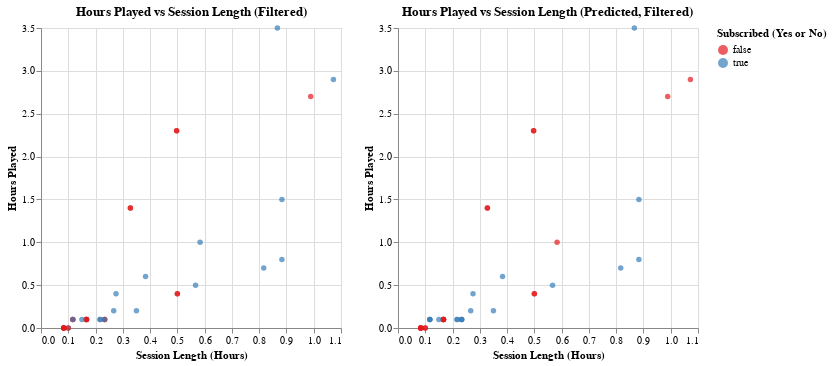

Source (notebook cell):
### Markdown cell above
We see from this confusion matrix that the classifier incorrectly predicted 7 subscribed observations as not subscribed and one non subscribed observation as subscribed. We are more interested in identifying observations that are subscribed, making this the positive label, and non-subscribed observations are treated as the negative label.

As a result of these predictions, the precision of the classifier when using K=2 is 100% (17/17) and the recall is 71% (17/(7+17)). Therefore, every observation that is predicted as subscribed is correct. However the classifier only identifies 71% of the actual positive observations and misses the remaining 29%. This means that the classifier makes a significant amount of false negatives (i.e., observations that are subscribed are incorrectly classified as not subscribed).

The lower recall could mean that the classifier is conservative when predicting the positive class (subscribed), as it avoids predicting subscribed unless it is very certain, which explains the high precision, but it fails to catch all positive (subscribed) observations. 

In a real life scenario, such as when game developers are predicting how many players will play their new game, prioritizing precision can maximize profit. A model with high precision ensures that the players predicted to play to game are likely to actually play. This would reduce the cost of any additional marketing or resources wasted to target players who are unlikely to play. On the other hand, a model with higher recall would help game developers anticipate the majority of players likely to join the game. This would allow them to prepare servers capable of accommodating an increased demand from players, which in turn would reduce the risk of the server crashing.

### Code cell
# Addressing outliers in the data that make visulaistion more difficult.

filtered_data_2 = players_sessions_test_predictions[
    (players_sessions_test_predictions["session_length_hours"] <= 1.2) &
    (players_sessions_test_predictions["played_hours"] <= 50)
]

# Generating a scatter plot visualising player's current subscription status, given 'played_hours' and 'session_length_hours'.
test_plot = alt.Chart(filtered_data_2, title="Hours Played vs Session Length (Filtered)").mark_circle().encode(
    x=alt.X("session_length_hours", title="Session Length (Hours)"),
    y=alt.Y("played_hours", title="Hours Played"),
    color=alt.Color("subscribe", title="Subscribed (Yes or No)"),
    tooltip=["session_length_hours", "played_hours"])

# Generating a scatter plot visualising player's predicted subscription status, given 'played_hours' and 'session_length_hours'.
test_predicted_plot = alt.Chart(filtered_data_2, title="Hours Played vs Session Length (Predicted, Filtered)").mark_circle().encode(
    x=alt.X("session_length_hours", title="Session Length (Hours)"),
    y=alt.Y("played_hours", title="Hours Played"),
    color=alt.Color("predicted", title="Subscribed (Yes or No)", scale=alt.Scale(scheme="set1")),
    tooltip=["session_length_hours", "played_hours"])

test_plot | test_predicted_plot

### Figure 1 — Vega-Lite specification as saved in the notebook (floating-point values rounded to 4 significant figures)
{"config": {"view": {"continuousWidth": 300, "continuousHeight": 300}}, "hconcat": [{"mark": {"type": "circle"}, "encoding": {"color": {"field": "subscribe", "title": "Subscribed (Yes or No)", "type": "nominal"}, "tooltip": [{"field": "session_length_hours", "type": "quantitative"}, {"field": "played_hours", "type": "quantitative"}], "x": {"field": "session_length_hours", "title": "Session Length (Hours)", "type": "quantitative"}, "y": {"field": "played_hours", "title": "Hours Played", "type": "quantitative"}}, "title": "Hours Played vs Session Length (Filtered)"}, {"mark": {"type": "circle"}, "encoding": {"color": {"field": "predicted", "scale": {"scheme": "set1"}, "title": "Subscribed (Yes or No)", "type": "nominal"}, "tooltip": [{"field": "session_length_hours", "type": "quantitative"}, {"field": "played_hours", "type": "quantitative"}], "x": {"field": "session_length_hours", "title": "Session Length (Hours)", "type": "quantitative"}, "y": {"field": "played_hours", "title": "Hours Played", "type": "quantitative"}}, "title": "Hours Played vs Session Length (Predicted, Filtered)"}], "data": {"name": "data-1a8c6f9eaf61c357048fb19dd3d2bfbf"}, "$schema": "https://vega.github.io/schema/vega-lite/v5.20.1.json", "datasets": {"data-1a8c6f9eaf61c357048fb19dd3d2bfbf": [{"hashedEmail": "e21a324ccf5c873bafe82e47d5137b36aa312ee4803eeb5cbc6cf945f9bb3f38", "session_length_hours": 0.1, "subscribe": true, "played_hours": 0.0, "predicted": false}, {"hashedEmail": "060aca80f8cfbf1c91553a72f4d5ec8034764b05ab59fe8e1cf0eee9a7b67967", "session_length_hours": 0.5, "subscribe": false, "played_hours": 0.4, "predicted": false}, {"hashedEmail": "5a340c0e3d1aa3e579efc625bd3e5bca7fc25f7115b68e9411f457464bfd3df4", "session_length_hours": 0.275, "subscribe": true, "played_hours": 0.4, "predicted": true}, {"hashedEmail": "ca20f724571080b997e0efa874b9611e9f280c1af5f68ff6231a9e5b5d79bcfe", "session_length_hours": 0.35, "subscribe": true, "played_hours": 0.2, "predicted": true}, {"hashedEmail": "6fa105fac7f4f37350f21830db78cde153d8edda41d6f4f2d48c9785d605c5e5", "session_length_hours": 0.1167, "subscribe": false, "played_hours": 0.1, "predicted": true}, {"hashedEmail": "90f1495942837b1cde67cc9e3119421e38183502a4c6dee304df3bf0c21e0dd0", "session_length_hours": 0.2667, "subscribe": true, "played_hours": 0.2, "predicted": true}, {"hashedEmail": "88247d9a46fc214a12485dcbcbb03a8ddebfe8c1ec5fe209cd660147625c8e62", "session_length_hours": 0.3278, "subscribe": false, "played_hours": 1.4, "predicted": false}, {"hashedEmail": "d3ca24e4d7fe8ffe2a821ebd3b841252950ca53e4d659a5f33b987e2cd42a1ec", "session_length_hours": 0.2333, "subscribe": false, "played_hours": 0.1, "predicted": true}, {"hashedEmail": "577aa5f15468252b1c6f32dcd515012923476292e30f95e6b4128c770e993f92", "session_length_hours": 0.1667, "subscribe": true, "played_hours": 0.1, "predicted": false}, {"hashedEmail": "1d2371d8a35c8831034b25bda8764539ab7db0f63938696917c447128a2540dd", "session_length_hours": 0.08333, "subscribe": false, "played_hours": 0.0, "predicted": false}, {"hashedEmail": "8eae13e0f5823d9c48fe7b89695ea231f96f644f664bcc74c5a07f7d0a1135bd", "session_length_hours": 0.5667, "subscribe": true, "played_hours": 0.5, "predicted": true}, {"hashedEmail": "d572f391d452b76ea2d7e5e53a3d38bfd7499c7399db299bd4fedb06a46ad5bb", "session_length_hours": 0.08333, "subscribe": false, "played_hours": 0.0, "predicted": false}, {"hashedEmail": "8e0aac3020b3fd9cdef4840b533b4b105aaf1ce1f6f2df3f328ba2a44cecfdc1", "session_length_hours": 1.072, "subscribe": true, "played_hours": 2.9, "predicted": false}, {"hashedEmail": "060aca80f8cfbf1c91553a72f4d5ec8034764b05ab59fe8e1cf0eee9a7b67967", "session_length_hours": 0.5, "subscribe": false, "played_hours": 0.4, "predicted": false}, {"hashedEmail": "0088b5e134c3f0498a18c7ea6b8d77b4b0ff1636fc93355ccc95b45423367832", "session_length_hours": 0.8833, "subscribe": true, "played_hours": 1.5, "predicted": true}, {"hashedEmail": "a1e0438d568b9c05a93cadaf99969e4d44794d19dea31edd723cbc916f878c33", "session_length_hours": 0.9889, "subscribe": false, "played_hours": 2.7, "predicted": false}, {"hashedEmail": "2917e2dacafed92d017b9f356ce90a442bea6e4ad59dbbb484a920398acb8974", "session_length_hours": 0.08333, "subscribe": false, "played_hours": 0.0, "predicted": false}, {"hashedEmail": "d3ca24e4d7fe8ffe2a821ebd3b841252950ca53e4d659a5f33b987e2cd42a1ec", "session_length_hours": 0.2333, "subscribe": false, "played_hours": 0.1, "predicted": true}, {"hashedEmail": "d51a8c57269fe347b4b7760ec29c420832cb36a11c47569a9200872831910c05", "session_length_hours": 0.8167, "subscribe": true, "played_hours": 0.7, "predicted": true}, {"hashedEmail": "8e98b6db2053af0bc0e62cd55bcea5a08f23986dec3d02ca520ea039517e6744", "session_length_hours": 0.1667, "subscribe": false, "played_hours": 0.1, "predicted": false}, {"hashedEmail": "8e98b6db2053af0bc0e62cd55bcea5a08f23986dec3d02ca520ea039517e6744", "session_length_hours": 0.1667, "subscribe": false, "played_hours": 0.1, "predicted": false}, {"hashedEmail": "e3175c379bbb83c8786d2dd719cf844575aca24d2c81d643dc7f12f6227becf7", "session_length_hours": 0.8833, "subscribe": true, "played_hours": 0.8, "predicted": true}, {"hashedEmail": "8af6e04a9067b009303e36cf39f7e7d53f9473e74b4633876ddd79769158b665", "session_length_hours": 0.2333, "subscribe": true, "played_hours": 0.1, "predicted": true}, {"hashedEmail": "0d70dd9cac34d646c810b1846fe6a85b9e288a76f5dcab9c1ff1a0e7ca200b3a", "session_length_hours": 0.5833, "subscribe": true, "played_hours": 1.0, "predicted": false}, {"hashedEmail": "fb0005032363ec3b30c2ae668f78f5076b7e77de0c6a249e924eee608cd0a1fa", "session_length_hours": 0.8667, "subscribe": true, "played_hours": 3.5, "predicted": true}, {"hashedEmail": "ba9b943f7fd9b5078b20ece741c4cb6435418d5d8373b4fe3830487f6036095c", "session_length_hours": 0.1667, "subscribe": false, "played_hours": 0.1, "predicted": false}, {"hashedEmail": "8b71f4d66a38389b7528bb38ba6eb71157733df7d1740371852a797ae97d82d1", "session_length_hours": 0.2167, "subscribe": true, "played_hours": 0.1, "predicted": true}, {"hashedEmail": "8e98b6db2053af0bc0e62cd55bcea5a08f23986dec3d02ca520ea039517e6744", "session_length_hours": 0.1667, "subscribe": false, "played_hours": 0.1, "predicted": false}, {"hashedEmail": "20ae3f8b5323674fe6e537bc91928841cfc2a00c1b36522fd25370bb6fa89d36", "session_length_hours": 0.3833, "subscribe": true, "played_hours": 0.6, "predicted": true}, {"hashedEmail": "6fa105fac7f4f37350f21830db78cde153d8edda41d6f4f2d48c9785d605c5e5", "session_length_hours": 0.1167, "subscribe": false, "played_hours": 0.1, "predicted": true}, {"hashedEmail": "fe218a05c6c3fc6326f4f151e8cb75a2a9fa29e22b110d4c311fb58fb211f471", "session_length_hours": 0.15, "subscribe": true, "played_hours": 0.1, "predicted": true}, {"hashedEmail": "88247d9a46fc214a12485dcbcbb03a8ddebfe8c1ec5fe209cd660147625c8e62", "session_length_hours": 0.3278, "subscribe": false, "played_hours": 1.4, "predicted": false}, {"hashedEmail": "e47ae138603b9a7d6e9b97554bac2daf0477b30e0a4f29ed9d3deacc3c7ec155", "session_length_hours": 0.1167, "subscribe": true, "played_hours": 0.1, "predicted": true}, {"hashedEmail": "2917e2dacafed92d017b9f356ce90a442bea6e4ad59dbbb484a920398acb8974", "session_length_hours": 0.08333, "subscribe": false, "played_hours": 0.0, "predicted": false}, {"hashedEmail": "f1b432523542f90c61176a555ccb2144468d76c91a32d74082ab8c101f9d25b6", "session_length_hours": 0.2167, "subscribe": true, "played_hours": 0.1, "predicted": true}, {"hashedEmail": "7b17513f11968feaf6b02977885c436dc2a4549489ca25ef03022f9fbae19d81", "session_length_hours": 0.08333, "subscribe": false, "played_hours": 0.0, "predicted": false}, {"hashedEmail": "f19e136ddde68f365afc860c725ccff54307dedd13968e896a9f890c40aea436", "session_length_hours": 0.4972, "subscribe": false, "played_hours": 2.3, "predicted": false}, {"hashedEmail": "a2a0612e9a7da558cbac2ee3c816740324505a69a6e042c94aa1b67731f9ff01", "session_length_hours": 0.1, "subscribe": false, "played_hours": 0.0, "predicted": false}, {"hashedEmail": "f19e136ddde68f365afc860c725ccff54307dedd13968e896a9f890c40aea436", "session_length_hours": 0.4972, "subscribe": false, "played_hours": 2.3, "predicted": false}]}}
